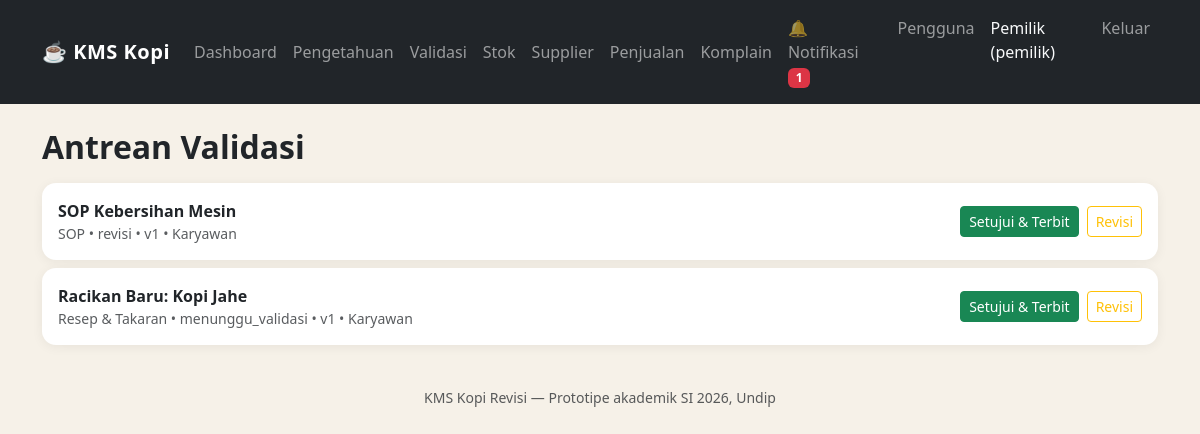
The app's page /validasi (signed in) with its own data.
### app/models.py (models this page shows)
class Pengguna(db.Model):
    __tablename__ = "pengguna"
    id = db.Column(db.Integer, primary_key=True)
    nama = db.Column(db.String(100), nullable=False)
    peran = db.Column(db.Enum("pemilik", "karyawan"), nullable=False, default="karyawan")
    pin_hash = db.Column(db.String(255), nullable=False)
    aktif = db.Column(db.Boolean, default=True)
    created_at = db.Column(db.DateTime, default=datetime.utcnow)

class Pengetahuan(db.Model):
    __tablename__ = "pengetahuan"
    id = db.Column(db.Integer, primary_key=True)
    judul = db.Column(db.String(200), nullable=False)
    kategori_id = db.Column(db.Integer, db.ForeignKey("kategori.id"))
    deskripsi = db.Column(db.Text, nullable=False)
    lampiran = db.Column(db.String(255))  # path file di static/uploads
    status = db.Column(
        db.Enum("menunggu_validasi", "revisi", "disetujui", "terbit"),
        default="menunggu_validasi",
        nullable=False,
    )
    versi = db.Column(db.Integer, default=1)
    penulis_id = db.Column(db.Integer, db.ForeignKey("pengguna.id"))
    validator_id = db.Column(db.Integer, db.ForeignKey("pengguna.id"))
    catatan_validasi = db.Column(db.Text)
    created_at = db.Column(db.DateTime, default=datetime.utcnow)
    updated_at = db.Column(db.DateTime, default=datetime.utcnow, onupdate=datetime.utcnow)
    kategori = db.relationship("Kategori", backref="pengetahuan")
    penulis = db.relationship("Pengguna", foreign_keys=[penulis_id])
    validator = db.relationship("Pengguna", foreign_keys=[validator_id])

class Kategori(db.Model):
    __tablename__ = "kategori"
    id = db.Column(db.Integer, primary_key=True)
    nama = db.Column(db.String(100), nullable=False, unique=True)
    deskripsi = db.Column(db.Text)

### app/routes/validasi.py (the view)
@bp.route("/validasi")
@login_required
@pemilik_only
def antrean():
    items = Pengetahuan.query.filter(
        Pengetahuan.status.in_(["menunggu_validasi", "revisi"])
    ).order_by(Pengetahuan.updated_at.desc()).all()
    return render_template("validasi.html", items=items)

### app/routes/helpers.py (called while the page is built)
def login_required(f):
    @wraps(f)
    def wrapper(*args, **kwargs):
        if not session.get("user_id"):
            flash("Silakan login dulu.", "warning")
            return redirect(url_for("auth.login"))
        return f(*args, **kwargs)
    return wrapper

def pemilik_only(f):
    @wraps(f)
    def wrapper(*args, **kwargs):
        user = get_current_user()
        if not user:
            return redirect(url_for("auth.login"))
        if user.peran != "pemilik":
            flash("Hanya pemilik yang boleh mengakses halaman itu.", "danger")
            return redirect(url_for("dashboard.index"))
        return f(*args, **kwargs)
    return wrapper

def get_current_user():
    uid = session.get("user_id")
    if not uid:
        return None
    return Pengguna.query.get(uid)

### app/templates/validasi.html (shortened to what this page needs)
{% extends "base.html" %}
{% block content %}
<h2 class="fw-bold mb-3">Antrean Validasi</h2>
{% for p in items %}
<div class="card mb-2"><div class="card-body d-flex justify-content-between align-items-center flex-wrap gap-2">
  <div><a href="{{ url_for('pengetahuan.detail', pid=p.id) }}" class="fw-bold text-decoration-none text-dark">{{ p.judul }}</a>
  <div class="text-muted small">{{ p.kategori.nama if p.kategori else '-' }} • {{ p.status }} • v{{ p.versi }} • {{ p.penulis.nama if p.penulis else '-' }}</div></div>
  <div class="d-flex gap-2">
    <form method="post" action="{{ url_for('validasi.setujui', pid=p.id) }}"><button class="btn btn-success btn-sm">Setujui & Terbit</button></form>
    <button class="btn btn-outline-warning btn-sm" data-bs-toggle="collapse" data-bs-target="#rev{{ p.id }}">Revisi</button>
  </div>
</div>
</div>
{% else %}<p class="text-muted">Antrean kosong. 🎉</p>{% endfor %}
{% endblock %}

### app/templates/base.html (shortened to what this page needs)
<!doctype html>
<html lang="id">
<head>
  <link href="https://cdn.jsdelivr.net/npm/bootstrap@5.3.3/dist/css/bootstrap.min.css" rel="stylesheet">
  <link href="{{ url_for('static', filename='style.css') }}" rel="stylesheet">
</head>
<body>
<nav class="navbar navbar-expand-lg navbar-dark bg-dark sticky-top">
  <div class="container">
    <a class="navbar-brand fw-bold" href="{{ url_for('dashboard.index') }}">☕ KMS Kopi</a>
    <div class="collapse navbar-collapse" id="nav">
      {% if current_user %}
      <ul class="navbar-nav me-auto">
        <li class="nav-item"><a class="nav-link" href="{{ url_for('dashboard.index') }}">Dashboard</a></li>
        <li class="nav-item"><a class="nav-link" href="{{ url_for('pengetahuan.daftar') }}">Pengetahuan</a></li>
        {% if current_user.peran == 'pemilik' %}
        <li class="nav-item"><a class="nav-link" href="{{ url_for('validasi.antrean') }}">Validasi</a></li>
        {% endif %}
        <li class="nav-item"><a class="nav-link" href="{{ url_for('stok.daftar') }}">Stok</a></li>
        <li class="nav-item"><a class="nav-link" href="{{ url_for('supplier.daftar') }}">Supplier</a></li>
        <li class="nav-item"><a class="nav-link" href="{{ url_for('penjualan.daftar') }}">Penjualan</a></li>
        <li class="nav-item"><a class="nav-link" href="{{ url_for('komplain.daftar') }}">Komplain</a></li>
      </ul>
      <ul class="navbar-nav">
        <li class="nav-item"><a class="nav-link" href="{{ url_for('notifikasi.daftar') }}">🔔 Notifikasi {% if unread_count %}<span class="badge bg-danger">{{ unread_count }}</span>{% endif %}</a></li>
        {% if current_user.peran == 'pemilik' %}
        <li class="nav-item"><a class="nav-link" href="{{ url_for('auth.daftar') }}">Pengguna</a></li>
        {% endif %}
        <li class="nav-item"><span class="nav-link text-light">{{ current_user.nama }} ({{ current_user.peran }})</span></li>
        <li class="nav-item"><a class="nav-link" href="{{ url_for('auth.logout') }}">Keluar</a></li>
      </ul>
      {% endif %}
    </div>
  </div>
</nav>
<main class="container my-4">
  {% block content %}{% endblock %}
</main>
<footer class="text-center text-muted py-3"><small>KMS Kopi Revisi — Prototipe akademik SI 2026, Undip</small></footer>
</body>
</html>

### app/static/style.css (style rules this page uses)
body { background: #f6f1e8; }
.navbar-brand { letter-spacing: .5px; }
.card { border-radius: 14px; border: none; box-shadow: 0 2px 12px rgba(0,0,0,.06); }
a { color: #4b2e1e; }

### records on screen
Pengguna: nama "Pemilik", peran "pemilik"
Pengetahuan: judul "SOP Kebersihan Mesin", kategori "SOP", status "revisi", versi "1", penulis "Karyawan"
Pengetahuan: judul "Racikan Baru: Kopi Jahe", kategori "Resep & Takaran", status "menunggu_validasi", versi "1", penulis "Karyawan"

### other values on screen
{{ unread_count }} "1"
